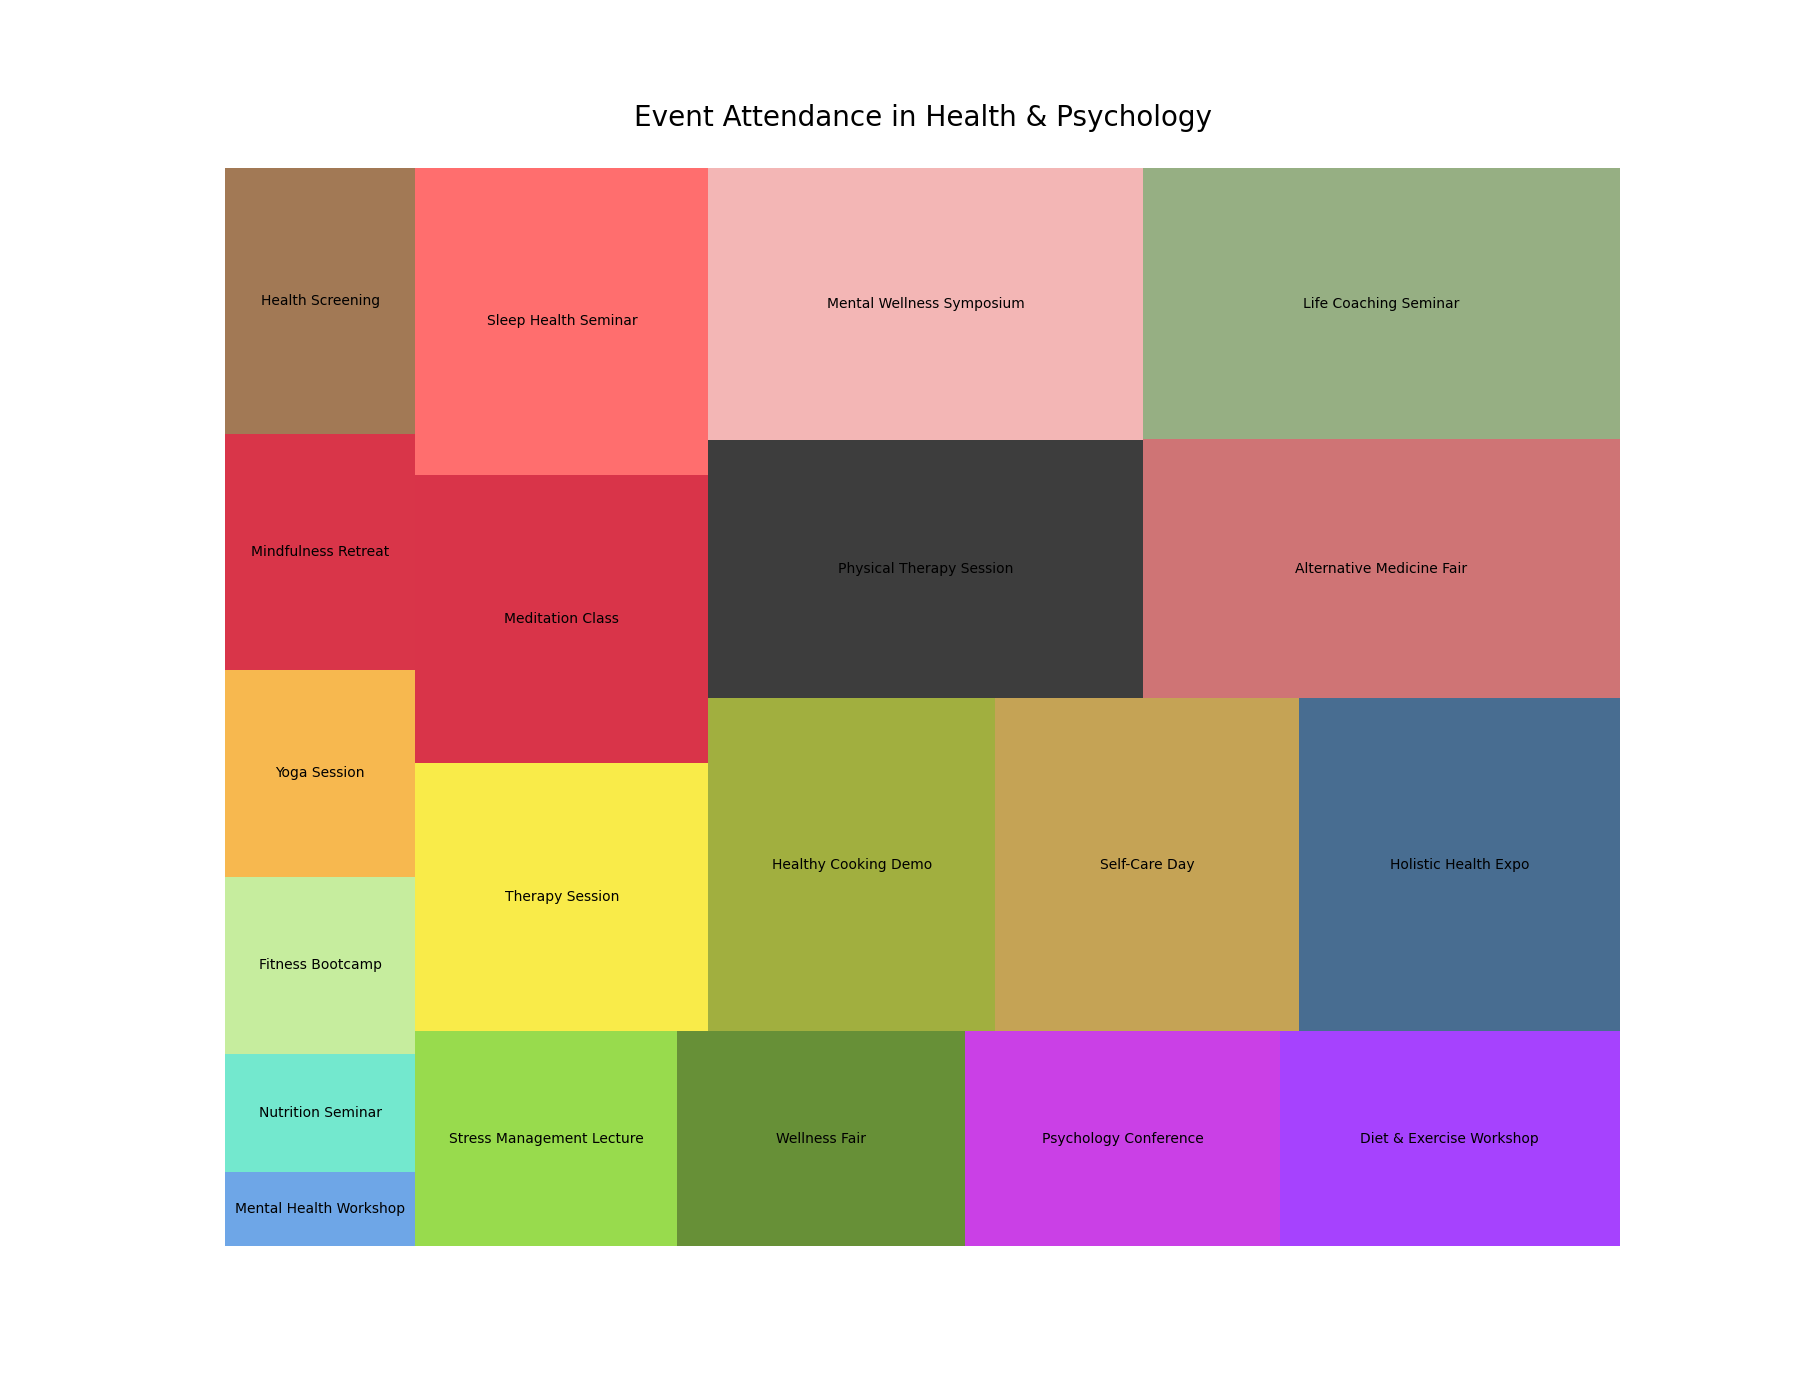

Write Python code to recreate this figure.

import matplotlib.pyplot as plt
import pandas as pd
import squarify

data = {
    'Event': ['Mental Health Workshop', 'Nutrition Seminar', 'Fitness Bootcamp', 'Yoga Session', 'Mindfulness Retreat',
              'Health Screening', 'Stress Management Lecture', 'Wellness Fair', 'Psychology Conference', 'Diet & Exercise Workshop',
              'Therapy Session', 'Meditation Class', 'Sleep Health Seminar', 'Healthy Cooking Demo', 'Self-Care Day',
              'Holistic Health Expo', 'Physical Therapy Session', 'Mental Wellness Symposium', 'Alternative Medicine Fair', 'Life Coaching Seminar'],
    'Attendance': [2500, 4000, 6000, 7000, 8000,
                   9000, 10000, 11000, 12000, 13000,
                   14000, 15000, 16000, 17000, 18000,
                   19000, 20000, 21000, 22000, 23000]
}

df = pd.DataFrame(data)

plt.figure(figsize=(18,14))

colors = ['#4A90E2', '#50E3C2', '#B8E986', '#F5A623', '#D0021B',
          '#8B572A', '#7ED321', '#417505', '#BD10E0', '#9013FE',
          '#F8E71C', '#D0011B', '#FF4A4A', '#8A9B0F', '#B78C2B',
          '#1A4876', '#0C0C0C', '#F0A4A3', '#C45153', '#7C9B64']

squarify.plot(sizes=df['Attendance'], label=df['Event'], color=colors, alpha=0.8)

plt.title('Event Attendance in Health & Psychology', fontsize=20, pad=30)
plt.axis('off')

plt.show()
